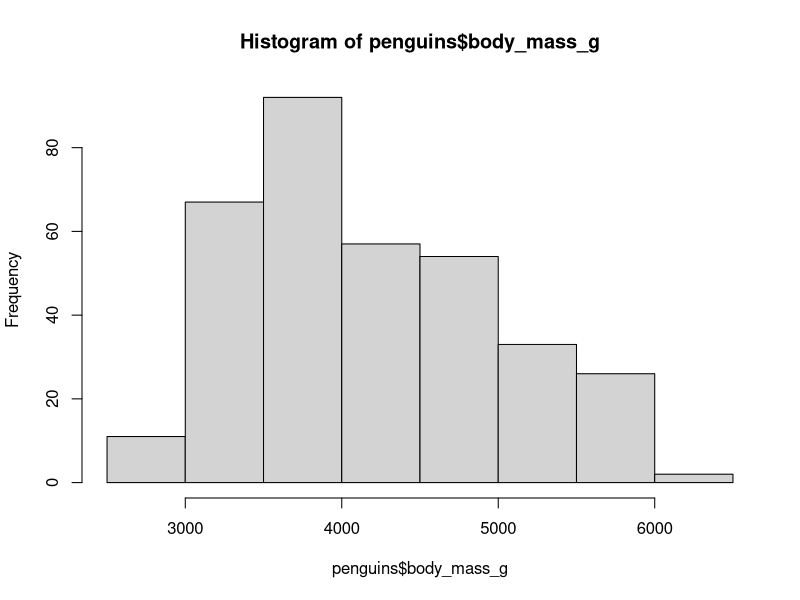
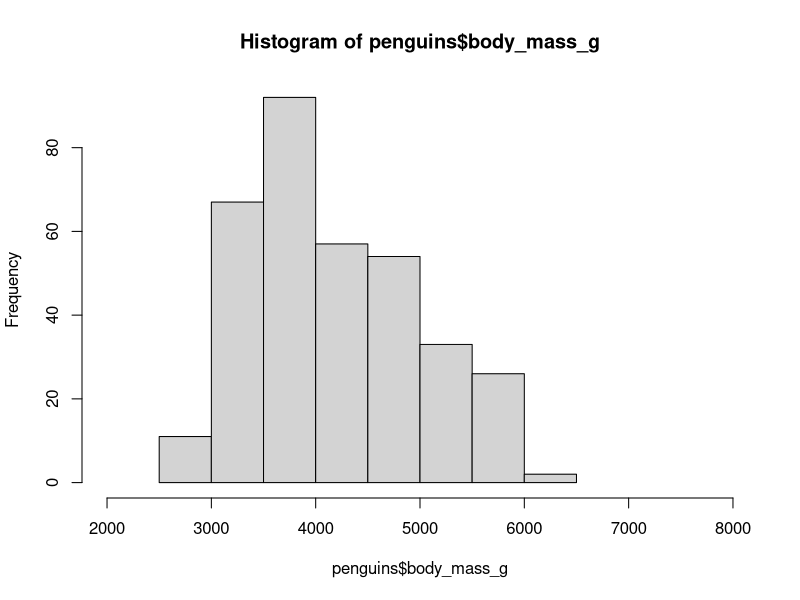
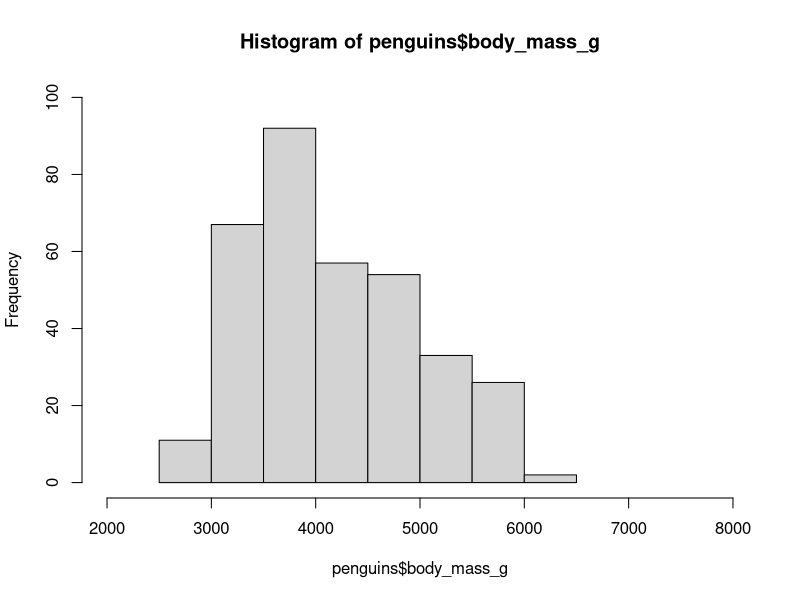
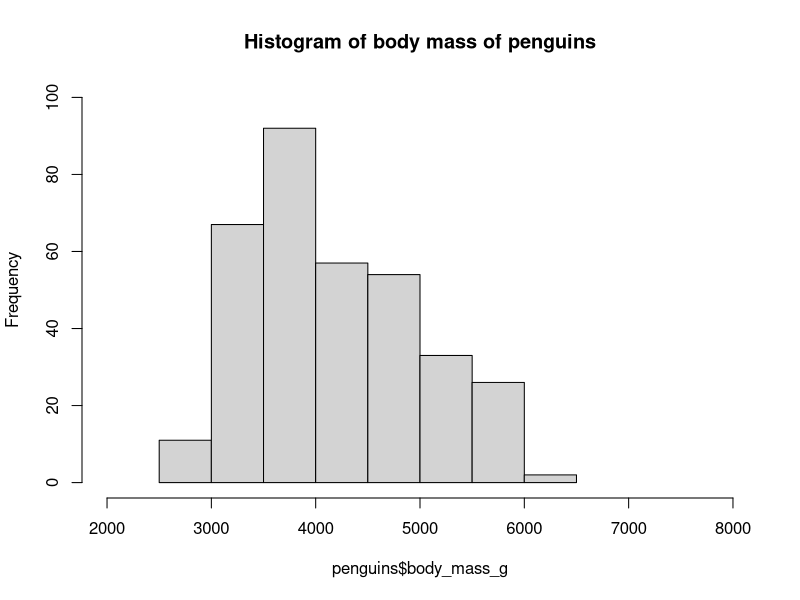
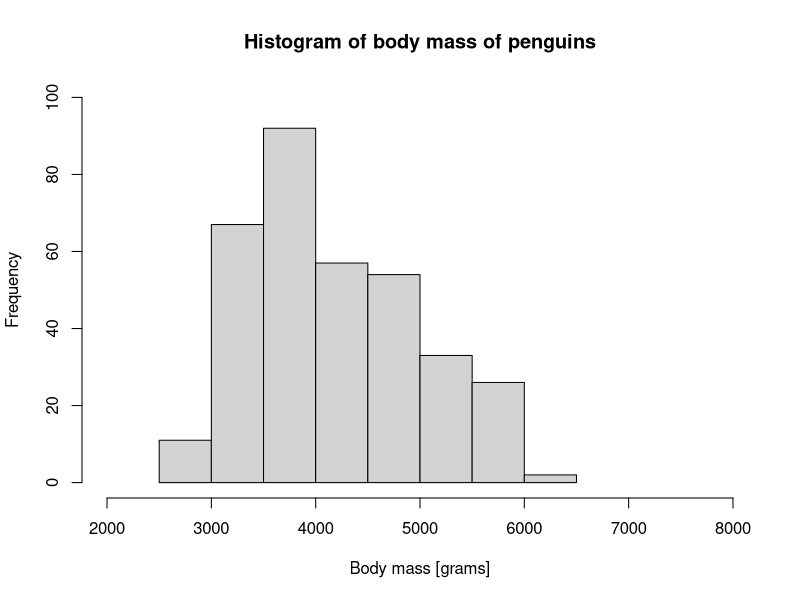
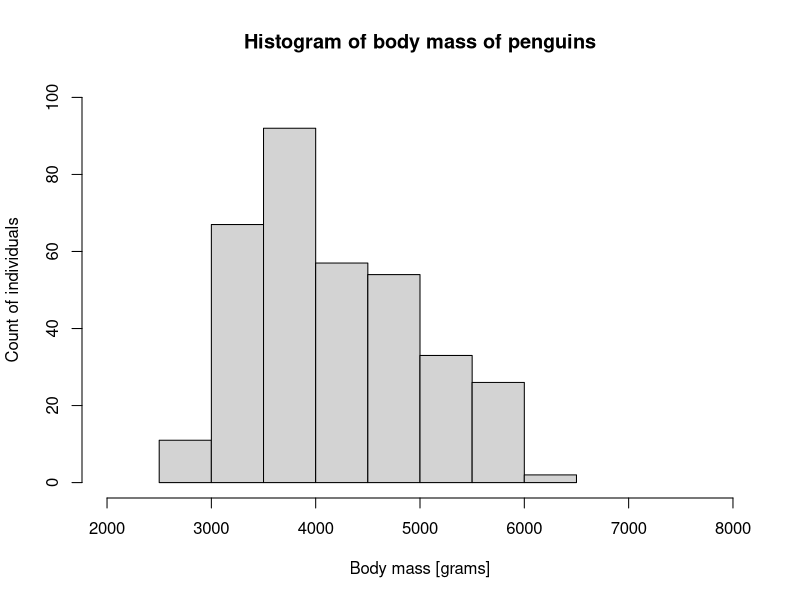
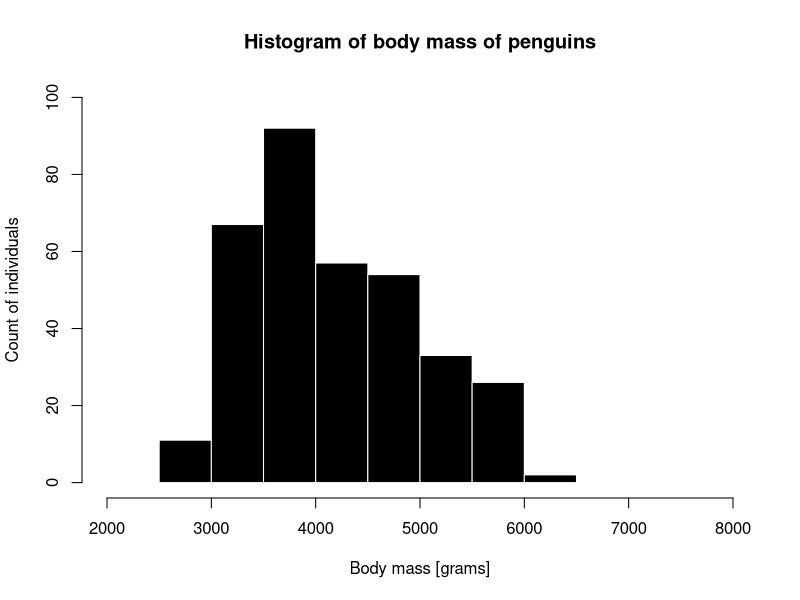
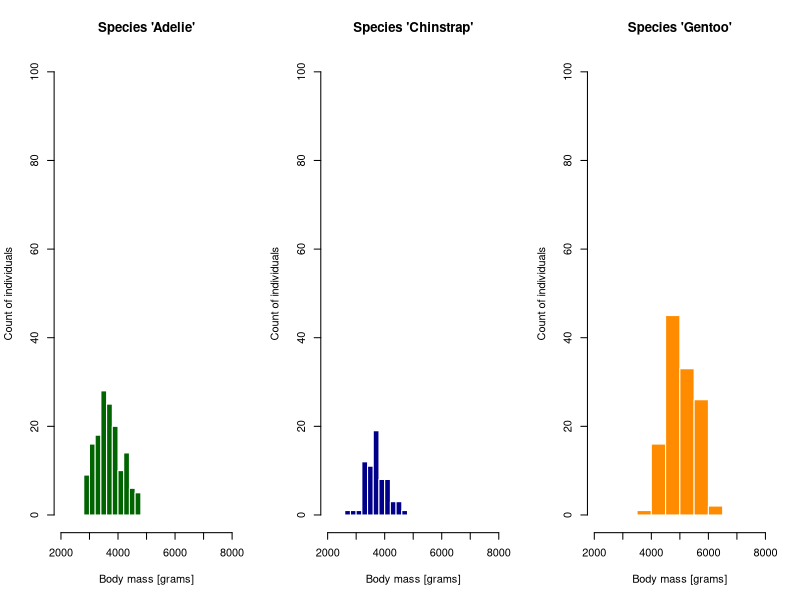

These figures' R source, in order:
## ---- chunk 1
#| echo: false
library(dplyr)
## ---- chunk 2
library(palmerpenguins)

glimpse(penguins[1:4, ])
## ---- chunk 3
#| fig-align: center
hist(penguins$body_mass_g)
## ---- chunk 4
#| fig-align: center
hist(penguins$body_mass_g, xlim = c(2000, 8000))
## ---- chunk 5
#| fig-align: center
hist(penguins$body_mass_g, xlim = c(2000, 8000), ylim = c(0, 100))
## ---- chunk 6
#| fig-align: center
hist(penguins$body_mass_g, xlim = c(2000, 8000), ylim = c(0, 100),
     main = "Histogram of body mass of penguins")
## ---- chunk 7
#| fig-align: center
hist(penguins$body_mass_g, xlim = c(2000, 8000), ylim = c(0, 100),
     main = "Histogram of body mass of penguins",
     xlab = "Body mass [grams]")
## ---- chunk 8
#| fig-align: center
hist(penguins$body_mass_g, xlim = c(2000, 8000), ylim = c(0, 100),
     main = "Histogram of body mass of penguins",
     xlab = "Body mass [grams]", ylab = "Count of individuals")
## ---- chunk 9
#| fig-align: center
hist(penguins$body_mass_g, xlim = c(2000, 8000), ylim = c(0, 100),
     main = "Histogram of body mass of penguins",
     xlab = "Body mass [grams]", ylab = "Count of individuals",
     col = "black", border = "white")
## ---- chunk 10
#| code-fold: true
#| fig-align: center
par(mfrow = c(1, 3))

species_1 <- filter(penguins, species ==  "Adelie")
hist(species_1$body_mass_g, xlim = c(2000, 8000), ylim = c(0, 100),
     main = "Species 'Adelie'",
     xlab = "Body mass [grams]", ylab = "Count of individuals",
     col = "darkgreen", border = "white")

species_2 <- filter(penguins, species ==  "Chinstrap")
hist(species_2$body_mass_g, xlim = c(2000, 8000), ylim = c(0, 100),
     main = "Species 'Chinstrap'",
     xlab = "Body mass [grams]", ylab = "Count of individuals",
     col = "darkblue", border = "white")

species_3 <- filter(penguins, species ==  "Gentoo")
hist(species_3$body_mass_g, xlim = c(2000, 8000), ylim = c(0, 100),
     main = "Species 'Gentoo'",
     xlab = "Body mass [grams]", ylab = "Count of individuals",
     col = "darkorange", border = "white")
